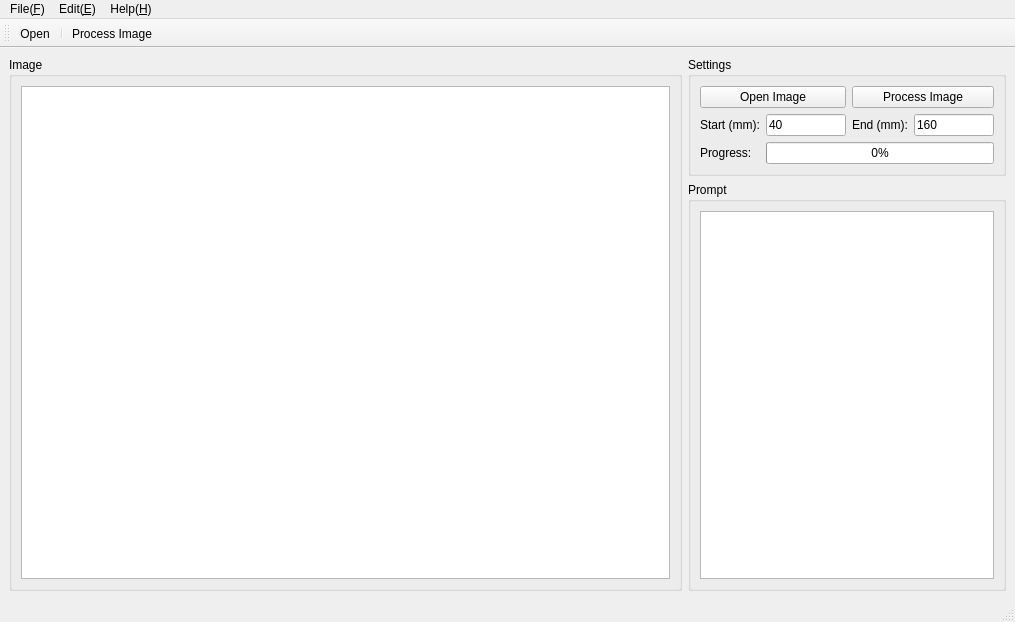
<?xml version="1.0" encoding="UTF-8"?>
<ui version="4.0">
 <class>MainWindow</class>
 <widget class="QMainWindow" name="MainWindow">
  <property name="geometry">
   <rect>
    <x>0</x>
    <y>0</y>
    <width>1015</width>
    <height>622</height>
   </rect>
  </property>
  <property name="windowTitle">
   <string>Digital Holographic Reconstruction System</string>
  </property>
  <widget class="QWidget" name="centralwidget">
   <layout class="QHBoxLayout" name="horizontalLayout">
    <item>
     <widget class="QGroupBox" name="groupBox">
      <property name="title">
       <string>Image</string>
      </property>
      <layout class="QVBoxLayout" name="verticalLayout">
       <item>
        <widget class="QGraphicsView" name="graphicsView">
         <property name="minimumSize">
          <size>
           <width>640</width>
           <height>480</height>
          </size>
         </property>
        </widget>
       </item>
      </layout>
     </widget>
    </item>
    <item>
     <layout class="QVBoxLayout" name="verticalLayout_5">
      <item>
       <layout class="QVBoxLayout" name="verticalLayout_4">
        <item>
         <widget class="QGroupBox" name="groupBox_2">
          <property name="title">
           <string>Settings</string>
          </property>
          <layout class="QVBoxLayout" name="verticalLayout_2">
           <item>
            <layout class="QGridLayout" name="gridLayout">
             <item row="0" column="0" colspan="2">
              <widget class="QPushButton" name="openBtn">
               <property name="maximumSize">
                <size>
                 <width>160</width>
                 <height>16777215</height>
                </size>
               </property>
               <property name="text">
                <string>Open Image</string>
               </property>
              </widget>
             </item>
             <item row="1" column="2">
              <widget class="QLabel" name="label_2">
               <property name="sizePolicy">
                <sizepolicy hsizetype="Minimum" vsizetype="Preferred">
                 <horstretch>0</horstretch>
                 <verstretch>0</verstretch>
                </sizepolicy>
               </property>
               <property name="maximumSize">
                <size>
                 <width>80</width>
                 <height>16777215</height>
                </size>
               </property>
               <property name="text">
                <string>End (mm):</string>
               </property>
              </widget>
             </item>
             <item row="0" column="2" colspan="2">
              <widget class="QPushButton" name="processBtn">
               <property name="maximumSize">
                <size>
                 <width>160</width>
                 <height>16777215</height>
                </size>
               </property>
               <property name="text">
                <string>Process Image</string>
               </property>
              </widget>
             </item>
             <item row="1" column="0">
              <widget class="QLabel" name="label">
               <property name="sizePolicy">
                <sizepolicy hsizetype="Minimum" vsizetype="Preferred">
                 <horstretch>0</horstretch>
                 <verstretch>0</verstretch>
                </sizepolicy>
               </property>
               <property name="maximumSize">
                <size>
                 <width>80</width>
                 <height>16777215</height>
                </size>
               </property>
               <property name="text">
                <string>Start (mm):</string>
               </property>
              </widget>
             </item>
             <item row="1" column="3">
              <widget class="QLineEdit" name="zEndEdit">
               <property name="sizePolicy">
                <sizepolicy hsizetype="Minimum" vsizetype="Fixed">
                 <horstretch>0</horstretch>
                 <verstretch>0</verstretch>
                </sizepolicy>
               </property>
               <property name="maximumSize">
                <size>
                 <width>80</width>
                 <height>16777215</height>
                </size>
               </property>
               <property name="text">
                <string>160</string>
               </property>
              </widget>
             </item>
             <item row="1" column="1">
              <widget class="QLineEdit" name="zStartEdit">
               <property name="sizePolicy">
                <sizepolicy hsizetype="Minimum" vsizetype="Fixed">
                 <horstretch>0</horstretch>
                 <verstretch>0</verstretch>
                </sizepolicy>
               </property>
               <property name="maximumSize">
                <size>
                 <width>80</width>
                 <height>16777215</height>
                </size>
               </property>
               <property name="text">
                <string>40</string>
               </property>
              </widget>
             </item>
             <item row="2" column="1" colspan="3">
              <widget class="QProgressBar" name="proBar">
               <property name="sizePolicy">
                <sizepolicy hsizetype="Minimum" vsizetype="Fixed">
                 <horstretch>0</horstretch>
                 <verstretch>0</verstretch>
                </sizepolicy>
               </property>
               <property name="minimumSize">
                <size>
                 <width>0</width>
                 <height>0</height>
                </size>
               </property>
               <property name="maximumSize">
                <size>
                 <width>240</width>
                 <height>16777215</height>
                </size>
               </property>
               <property name="value">
                <number>0</number>
               </property>
              </widget>
             </item>
             <item row="2" column="0">
              <widget class="QLabel" name="label_3">
               <property name="sizePolicy">
                <sizepolicy hsizetype="Minimum" vsizetype="Preferred">
                 <horstretch>0</horstretch>
                 <verstretch>0</verstretch>
                </sizepolicy>
               </property>
               <property name="maximumSize">
                <size>
                 <width>80</width>
                 <height>16777215</height>
                </size>
               </property>
               <property name="text">
                <string>Progress:</string>
               </property>
              </widget>
             </item>
            </layout>
           </item>
          </layout>
         </widget>
        </item>
       </layout>
      </item>
      <item>
       <widget class="QGroupBox" name="groupBox_3">
        <property name="title">
         <string>Prompt</string>
        </property>
        <layout class="QVBoxLayout" name="verticalLayout_3">
         <item>
          <widget class="QTextBrowser" name="textBrowser">
           <property name="sizePolicy">
            <sizepolicy hsizetype="Minimum" vsizetype="Expanding">
             <horstretch>0</horstretch>
             <verstretch>0</verstretch>
            </sizepolicy>
           </property>
          </widget>
         </item>
        </layout>
       </widget>
      </item>
     </layout>
    </item>
   </layout>
  </widget>
  <widget class="QMenuBar" name="menubar">
   <property name="geometry">
    <rect>
     <x>0</x>
     <y>0</y>
     <width>1015</width>
     <height>33</height>
    </rect>
   </property>
   <widget class="QMenu" name="menuFile_F">
    <property name="title">
     <string>File(&amp;F)</string>
    </property>
    <addaction name="actionOpen"/>
    <addaction name="separator"/>
    <addaction name="actionQuit"/>
   </widget>
   <widget class="QMenu" name="menuEdit_E">
    <property name="title">
     <string>Edit(&amp;E)</string>
    </property>
    <addaction name="actionProcess"/>
   </widget>
   <widget class="QMenu" name="menuHelp_H">
    <property name="title">
     <string>Help(&amp;H)</string>
    </property>
    <addaction name="actionHelp"/>
    <addaction name="actionAbout"/>
   </widget>
   <addaction name="menuFile_F"/>
   <addaction name="menuEdit_E"/>
   <addaction name="menuHelp_H"/>
  </widget>
  <widget class="QStatusBar" name="statusbar"/>
  <widget class="QToolBar" name="toolBar">
   <property name="windowTitle">
    <string>toolBar</string>
   </property>
   <attribute name="toolBarArea">
    <enum>TopToolBarArea</enum>
   </attribute>
   <attribute name="toolBarBreak">
    <bool>false</bool>
   </attribute>
   <addaction name="actionOpen"/>
   <addaction name="separator"/>
   <addaction name="actionProcess"/>
  </widget>
  <action name="actionOpen">
   <property name="icon">
    <iconset resource="res.qrc">
     <normaloff>:/icons/images/icons/open.png</normaloff>:/icons/images/icons/open.png</iconset>
   </property>
   <property name="text">
    <string>Open</string>
   </property>
  </action>
  <action name="actionProcess">
   <property name="icon">
    <iconset resource="res.qrc">
     <normaloff>:/icons/images/icons/process.png</normaloff>:/icons/images/icons/process.png</iconset>
   </property>
   <property name="text">
    <string>Process Image</string>
   </property>
  </action>
  <action name="actionHelp">
   <property name="icon">
    <iconset resource="res.qrc">
     <normaloff>:/icons/images/icons/help.png</normaloff>:/icons/images/icons/help.png</iconset>
   </property>
   <property name="text">
    <string>Help</string>
   </property>
  </action>
  <action name="actionAbout">
   <property name="icon">
    <iconset resource="res.qrc">
     <normaloff>:/icons/images/icons/about.png</normaloff>:/icons/images/icons/about.png</iconset>
   </property>
   <property name="text">
    <string>About</string>
   </property>
  </action>
  <action name="actionQuit">
   <property name="icon">
    <iconset resource="res.qrc">
     <normaloff>:/icons/images/icons/quit.png</normaloff>:/icons/images/icons/quit.png</iconset>
   </property>
   <property name="text">
    <string>Quit</string>
   </property>
  </action>
 </widget>
 <resources>
  <include location="res.qrc"/>
 </resources>
 <connections/>
</ui>
